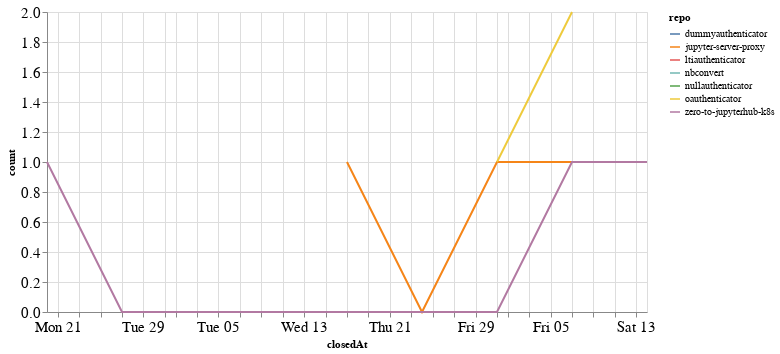

Notebook code cell kept with this figure:
### Code cell
closed_by_time = closed_by.groupby('repo').resample('W', on='closedAt').count()['author'].reset_index()
closed_by_time = closed_by_time.rename(columns={'author': 'count'})

alt.Chart(closed_by_time, width=600).mark_line().encode(
    x='closedAt',
    y='count',
    color='repo',
    tooltip="repo"
)

### Figure 1 — Vega-Lite specification as saved in the notebook (floating-point values rounded to 4 significant figures)
{"config": {"axisLeft": {"labelFontSize": 15}, "axisBottom": {"labelFontSize": 15}}, "data": {"name": "data-6c18b7b2b4c3bb28cbacd49d26c55145"}, "mark": "line", "encoding": {"color": {"type": "nominal", "field": "repo"}, "tooltip": {"type": "nominal", "field": "repo"}, "x": {"type": "temporal", "field": "closedAt"}, "y": {"type": "quantitative", "field": "count"}}, "width": 600, "$schema": "https://vega.github.io/schema/vega-lite/v4.8.1.json", "datasets": {"data-6c18b7b2b4c3bb28cbacd49d26c55145": [{"repo": "dummyauthenticator", "closedAt": "2021-02-14T00:00:00", "count": 1}, {"repo": "jupyter-server-proxy", "closedAt": "2021-01-17T00:00:00", "count": 1}, {"repo": "jupyter-server-proxy", "closedAt": "2021-01-24T00:00:00", "count": 0}, {"repo": "jupyter-server-proxy", "closedAt": "2021-01-31T00:00:00", "count": 1}, {"repo": "jupyter-server-proxy", "closedAt": "2021-02-07T00:00:00", "count": 1}, {"repo": "jupyter-server-proxy", "closedAt": "2021-02-14T00:00:00", "count": 1}, {"repo": "ltiauthenticator", "closedAt": "2021-01-31T00:00:00", "count": 1}, {"repo": "nbconvert", "closedAt": "2021-02-07T00:00:00", "count": 2}, {"repo": "nullauthenticator", "closedAt": "2021-02-14T00:00:00", "count": 1}, {"repo": "oauthenticator", "closedAt": "2021-01-31T00:00:00", "count": 1}, {"repo": "oauthenticator", "closedAt": "2021-02-07T00:00:00", "count": 2}, {"repo": "zero-to-jupyterhub-k8s", "closedAt": "2020-12-20T00:00:00", "count": 1}, {"repo": "zero-to-jupyterhub-k8s", "closedAt": "2020-12-27T00:00:00", "count": 0}, {"repo": "zero-to-jupyterhub-k8s", "closedAt": "2021-01-03T00:00:00", "count": 0}, {"repo": "zero-to-jupyterhub-k8s", "closedAt": "2021-01-10T00:00:00", "count": 0}, {"repo": "zero-to-jupyterhub-k8s", "closedAt": "2021-01-17T00:00:00", "count": 0}, {"repo": "zero-to-jupyterhub-k8s", "closedAt": "2021-01-24T00:00:00", "count": 0}, {"repo": "zero-to-jupyterhub-k8s", "closedAt": "2021-01-31T00:00:00", "count": 0}, {"repo": "zero-to-jupyterhub-k8s", "closedAt": "2021-02-07T00:00:00", "count": 1}, {"repo": "zero-to-jupyterhub-k8s", "closedAt": "2021-02-14T00:00:00", "count": 1}]}}
